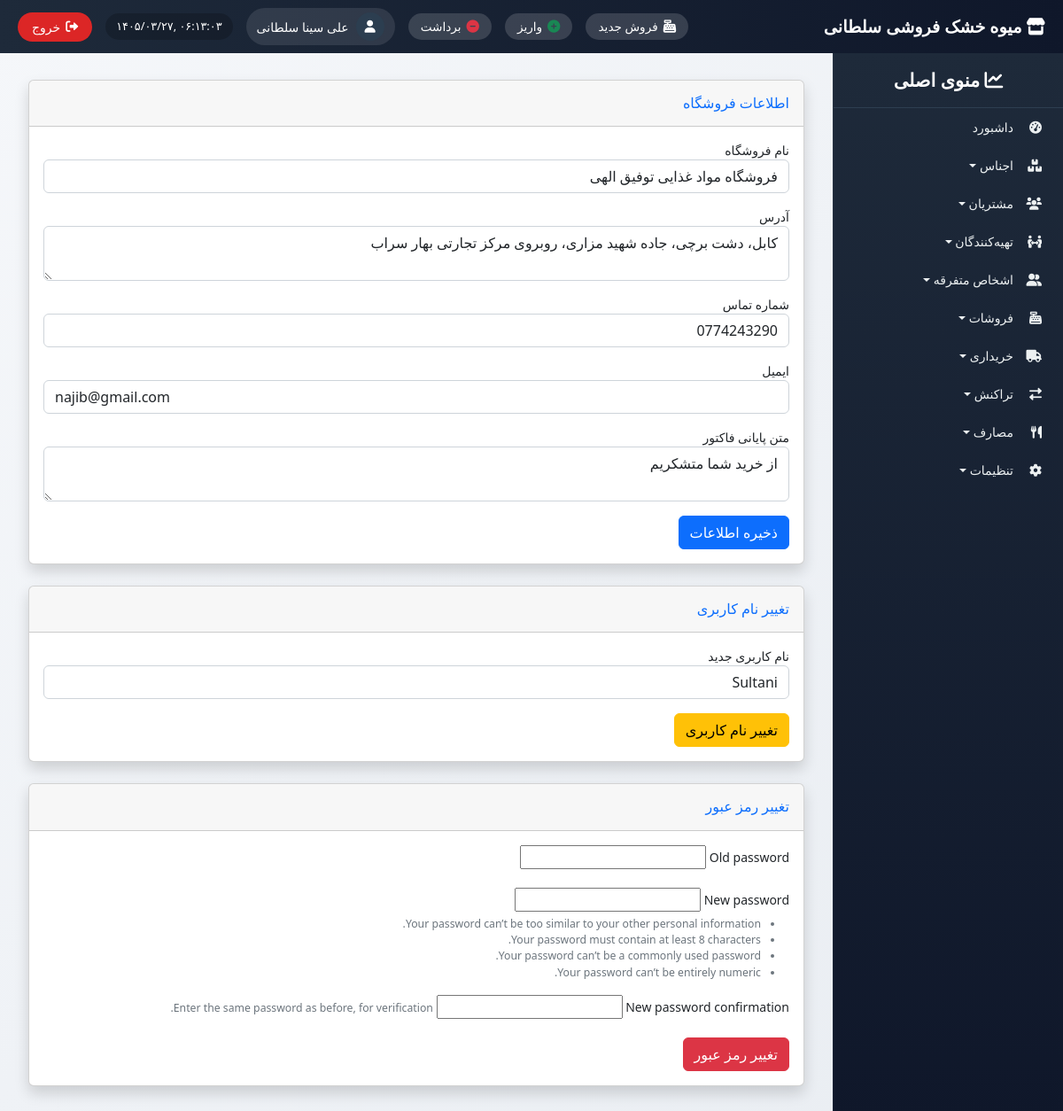
Page /settings/ (signed in) on the committed database.
### settings_app/models.py (models this page shows, shortened)
class ShopInfo(models.Model):
    shop_name = models.CharField(max_length=200, default="فروشگاه من", verbose_name="نام فروشگاه")
    address = models.TextField(blank=True, verbose_name="آدرس")
    phone = models.CharField(max_length=20, blank=True, verbose_name="شماره تماس")
    email = models.EmailField(blank=True, verbose_name="ایمیل")
    footer_text = models.TextField(blank=True, verbose_name="متن پایانی فاکتور")
    logo = models.ImageField(upload_to='logos/', blank=True, null=True, verbose_name="لوگو")
    class Meta:
        verbose_name = "اطلاعات فروشگاه"
        verbose_name_plural = "اطلاعات فروشگاه"

### settings_app/views.py (the view, shortened to what this page needs)
# urls.py: path('', views.general_info, name='index'),
@login_required
def general_info(request):
    shop_info, created = ShopInfo.objects.get_or_create(pk=1)
    password_form = PasswordChangeForm(request.user)
    return render(request, 'settings_app/general_info.html', {
        'shop_info': shop_info,
        'user': request.user,
        'password_form': password_form,
    })

### templates/settings_app/general_info.html (shortened to what this page needs)
{% extends 'base_with_sidebar.html' %}
{% load i18n %}
{% block content %}
<div class="container">
    <div class="card shadow mb-4">
        <div class="card-header py-3">
            <h6 class="m-0 font-weight-bold text-primary">اطلاعات فروشگاه</h6>
        </div>
        <div class="card-body">
            <form method="post">
                <div class="mb-3">
                    <label>نام فروشگاه</label>
                    <input type="text" name="shop_name" class="form-control" value="{{ shop_info.shop_name }}">
                </div>
                <div class="mb-3">
                    <label>آدرس</label>
                    <textarea name="address" class="form-control">{{ shop_info.address }}</textarea>
                </div>
                <div class="mb-3">
                    <label>شماره تماس</label>
                    <input type="text" name="phone" class="form-control" value="{{ shop_info.phone }}">
                </div>
                <div class="mb-3">
                    <label>ایمیل</label>
                    <input type="email" name="email" class="form-control" value="{{ shop_info.email }}">
                </div>
                <div class="mb-3">
                    <label>متن پایانی فاکتور</label>
                    <textarea name="footer_text" class="form-control">{{ shop_info.footer_text }}</textarea>
                </div>
                <button type="submit" class="btn btn-primary">ذخیره اطلاعات</button>
            </form>
        </div>
    </div>
    <div class="card shadow mb-4">
        <div class="card-header py-3">
            <h6 class="m-0 font-weight-bold text-primary">تغییر نام کاربری</h6>
        </div>
        <div class="card-body">
            <form method="post">
                <div class="mb-3">
                    <label>نام کاربری جدید</label>
                    <input type="text" name="new_username" class="form-control" value="{{ user.username }}" required>
                </div>
                <button type="submit" class="btn btn-warning">تغییر نام کاربری</button>
            </form>
        </div>
    </div>
    <div class="card shadow mb-4">
        <div class="card-header py-3">
            <h6 class="m-0 font-weight-bold text-primary">تغییر رمز عبور</h6>
        </div>
        <div class="card-body">
            <form method="post">
                {% for field in password_form %}
                    <div class="mb-3">
                        <label class="form-label">{{ field.label }}</label>
                        {{ field }}
                        {% if field.help_text %}
                            <small class="form-text text-muted">{{ field.help_text }}</small>
                        {% endif %}
                    </div>
                {% endfor %}
                <button type="submit" class="btn btn-danger">تغییر رمز عبور</button>
            </form>
        </div>
    </div>
</div>
{% endblock %}

### templates/base_with_sidebar.html (shortened to what this page needs)
<!DOCTYPE html>
{% load i18n static %}
{% get_current_language as LANGUAGE_CODE %}
<html lang="fa" dir="rtl">
<head>
    <link href="https://cdn.jsdelivr.net/npm/bootstrap@5.2.3/dist/css/bootstrap.rtl.min.css" rel="stylesheet">
    <link rel="stylesheet" href="https://cdnjs.cloudflare.com/ajax/libs/font-awesome/6.0.0/css/all.min.css">
    <link href="https://cdn.jsdelivr.net/gh/rastikerdar/vazir-font@v30.1.0/dist/font-face.css" rel="stylesheet">
</head>
<body>
    <div class="top-navbar">
        <div class="store-name"><i class="fas fa-store"></i> میوه خشک فروشی سلطانی</div>
        <div class="top-nav-left">
            <a href="{% url 'sales:new_sale' %}" class="shortcut-btn" title="فروش جدید"><i class="fas fa-cash-register"></i><span> فروش جدید</span></a>
            <a href="{% url 'transactions:transaction_create_in' %}" class="shortcut-btn" title="واریز"><i class="fas fa-plus-circle text-success"></i><span> واریز</span></a>
            <a href="{% url 'transactions:transaction_create_out' %}" class="shortcut-btn" title="برداشت"><i class="fas fa-minus-circle text-danger"></i><span> برداشت</span></a>
            <div class="admin-info">
                <div class="admin-avatar"><i class="fas fa-user"></i></div>
                <span class="admin-name">{{ user.get_full_name|default:user.username }}</span>
            </div>
            <div class="datetime" id="current-datetime"></div>
            <button type="button" class="logout-btn" id="logoutTrigger"><i class="fas fa-sign-out-alt"></i> <span>خروج</span></button>
        </div>
    </div>
    <div class="sidebar" id="sidebar">
        <div class="sidebar-header"><i class="fas fa-chart-line"></i> منوی اصلی</div>
        <ul class="nav flex-column">
            <li class="nav-item"><a class="nav-link" href="{% url 'dashboard' %}"><i class="fas fa-tachometer-alt"></i> داشبورد</a></li>
            <li class="nav-item dropdown-toggle" data-menu="products"><i class="fas fa-boxes"></i> اجناس</li>
            <li class="nav-item dropdown-toggle" data-menu="customers"><i class="fas fa-users"></i> مشتریان</li>
            <li class="nav-item dropdown-toggle" data-menu="suppliers"><i class="fas fa-people-arrows"></i> تهیه‌کنندگان</li>
            <li class="nav-item dropdown-toggle" data-menu="misc"><i class="fas fa-user-friends"></i> اشخاص متفرقه</li>
            <li class="nav-item dropdown-toggle" data-menu="sales"><i class="fas fa-cash-register"></i> فروشات</li>
            <li class="nav-item dropdown-toggle" data-menu="purchases"><i class="fas fa-truck"></i> خریداری</li>
            <li class="nav-item dropdown-toggle" data-menu="transactions"><i class="fas fa-exchange-alt"></i> تراکنش</li>
            <li class="nav-item dropdown-toggle" data-menu="expenses"><i class="fas fa-utensils"></i> مصارف</li>
            <li class="nav-item dropdown-toggle" data-menu="settings"><i class="fas fa-cog"></i> تنظیمات</li>
        </ul>
    </div>
    <div class="content">
        {% block content %}{% endblock %}
    </div>
</body>
</html>

### templates/base_with_sidebar.html (style rules this page uses)
* { font-family: 'Vazir', 'Tahoma', 'Segoe UI', sans-serif; }
body { background: linear-gradient(135deg, #f5f7fa 0%, #e9edf2 100%); font-size: 14px; padding-top: 70px; margin: 0; height: 100vh; overflow: hidden; }
.top-navbar { position: fixed; top: 0; right: 0; left: 0; height: 60px; background: linear-gradient(90deg, #1e2a3a 0%, #0f172a 100%); z-index: 1050; display: flex; align-items: center; justify-content: space-between; padding: 0 20px; color: white; }
.store-name { font-size: 1.2rem; font-weight: 700; }
.top-nav-left { display: flex; align-items: center; gap: 15px; }
.admin-info { display: flex; align-items: center; gap: 8px; background: rgba(255,255,255,0.1); padding: 5px 12px; border-radius: 40px; }
.admin-avatar { width: 32px; height: 32px; background: #2c3e50; border-radius: 50%; display: flex; align-items: center; justify-content: center; }
.datetime { direction: ltr; background: rgba(0,0,0,0.2); padding: 5px 12px; border-radius: 40px; font-size: 0.8rem; }
.logout-btn { background-color: #dc2626; color: white; border: none; padding: 6px 16px; border-radius: 40px; display: flex; align-items: center; gap: 6px; }
.shortcut-btn { background: rgba(255,255,255,0.15); border: none; color: white; padding: 5px 14px; border-radius: 40px; font-size: 0.85rem; font-weight: 500; transition: 0.2s; display: inline-flex; align-items: center; gap: 6px; text-decoration: none; }
.shortcut-btn i { font-size: 0.9rem; }
.sidebar { position: fixed; top: 60px; right: 0; height: calc(100vh - 60px); width: 260px; background: linear-gradient(180deg, #1e2a3a 0%, #0f172a 100%); color: white; overflow-y: auto; z-index: 1000; transition: 0.3s; border-left: 1px solid rgba(255,255,255,0.05); }
.sidebar-header { padding: 15px 20px; font-size: 1.3rem; font-weight: 600; border-bottom: 1px solid #2d3e50; text-align: center; }
.sidebar .nav-link, .dropdown-toggle { color: #ecf0f1; padding: 8px 16px; border-radius: 10px; margin: 3px 8px; display: flex; align-items: center; cursor: pointer; text-decoration: none; }
.sidebar .nav-link i, .dropdown-toggle i { width: 24px; margin-left: 8px; }
.content { margin-right: 260px; padding: 20px; height: calc(100vh - 60px); overflow-y: auto; }

### rows in the picture
ShopInfo: shop_name "فروشگاه مواد غذایی توفیق الهی", address "کابل، دشت برچی، جاده شهید مزاری، روبروی مرکز تجارتی بهار سراب", phone "0774243290", email "najib@gmail.com", footer_text "از خرید شما متشکریم"

### other values in the picture
{{ user.get_full_name|default:user.username }} "علی سینا سلطانی"
{{ field.label }} "Old password" "New password" "New password confirmation"
{{ field.help_text }} "Enter the same password as before, for verification."
